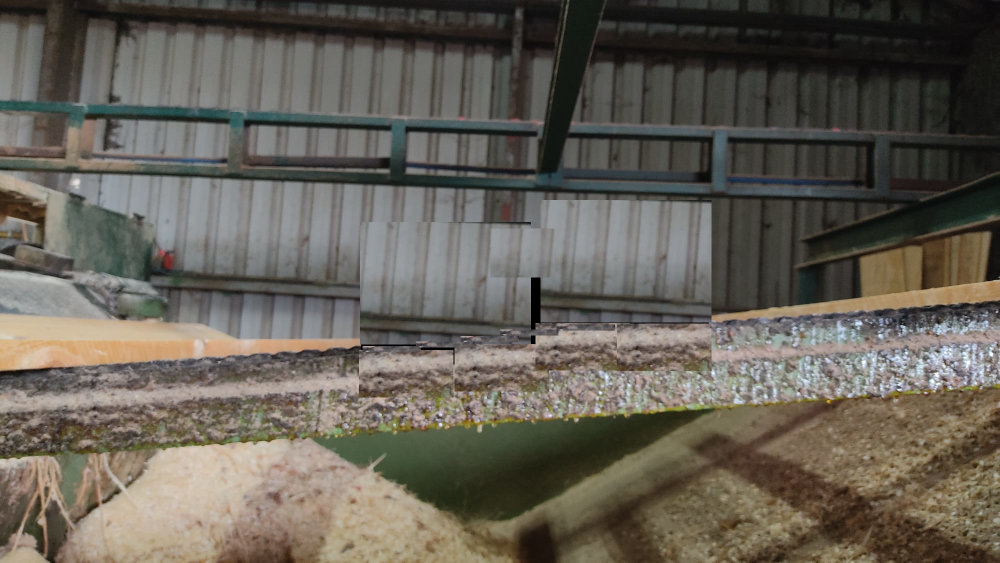
#> input picture fondo.JPG, 2000 x 1125 px (shown at 1/2 size); its folder holds only this picture in this run
$ python -i video_processing.py   (imports and definitions only)
#> lines starting #> are read from the running program, lines starting #| are printed output that depends on the picture; after the words box and inside, x2 and y2 are one past the last pixel; in counts of white or black regions, pixels touching at a corner belong together
#> further down, picture is the input picture: shape (1125, 2000, 3); mean B, G, R 86.3, 95.8, 100.9
import cv2 as cv
import numpy as np
import time
from socketio_handling import esta_conectado  # Importa cliente_conectado


# [13 lines left out: function resize_min, not called in this run]

def detectar_objetos(imagen):
    # Redimensionar ambas imágenes al tamaño mínimo
    #imagen, imagen_fondo = resize_min(imagen, imagen_fondo)

    # Convertir la imagen de BGR a HSV
    hsv = cv.cvtColor(imagen, cv.COLOR_BGR2HSV)
#> hsv: shape (1125, 2000, 3); mean H, S, V 39.5, 47.4, 102.9

    # Convertir la imagen_fondo de BGR a HSV
    #hsv_fondo = cv.cvtColor(imagen_fondo, cv.COLOR_BGR2HSV)

    # Restar la imagen_fondo de la imagen
    # hsv = cv.subtract(hsv, hsv_fondo)

    #cv.imwrite("fondorestado.png",hsv)

    # Tomar el canal de saturación
    sat = hsv[:,:,2]
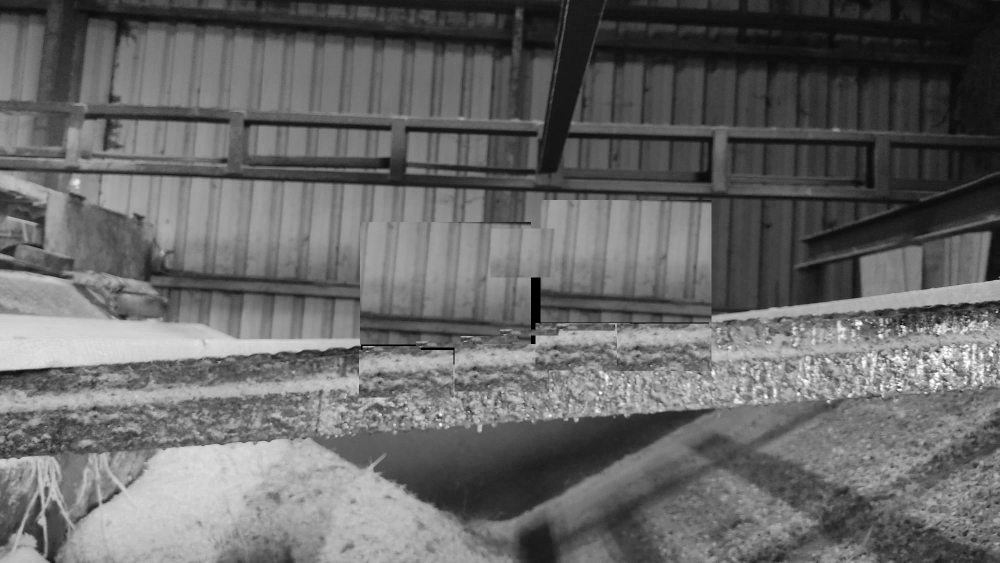
#> sat: shape (1125, 2000) (shown at 1/2 size); min 0, max 255, mean 102.9
    grises = sat

    # Aplicar un desenfoque gaussiano
    grises = cv.GaussianBlur(grises, (3,3), 0)

    # Binarizar la imagen con un umbral
    binarizacion_global = cv.threshold(grises, 200, 255, cv.THRESH_BINARY)[1]
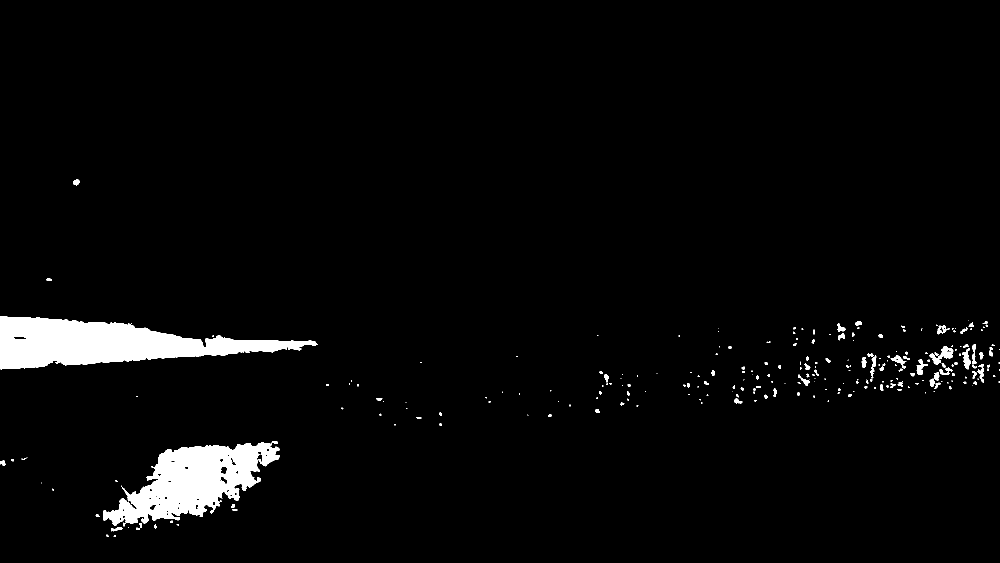
#> binarizacion_global: shape (1125, 2000) (shown at 1/2 size); 3.2% white; 256 white regions (150 under 20 px), largest, box (x1, y1, x2, y2) and area: (0, 633, 636, 739) 35423, (206, 882, 560, 1051) 29022, (1859, 692, 1907, 730) 693

    cv.imwrite("binarizada.png",binarizacion_global)
    # Dilatar y erosionar la imagen para eliminar ruido
    kernel = np.ones((3,3), np.uint8)
    dilate = cv.dilate(binarizacion_global, kernel, iterations=1)
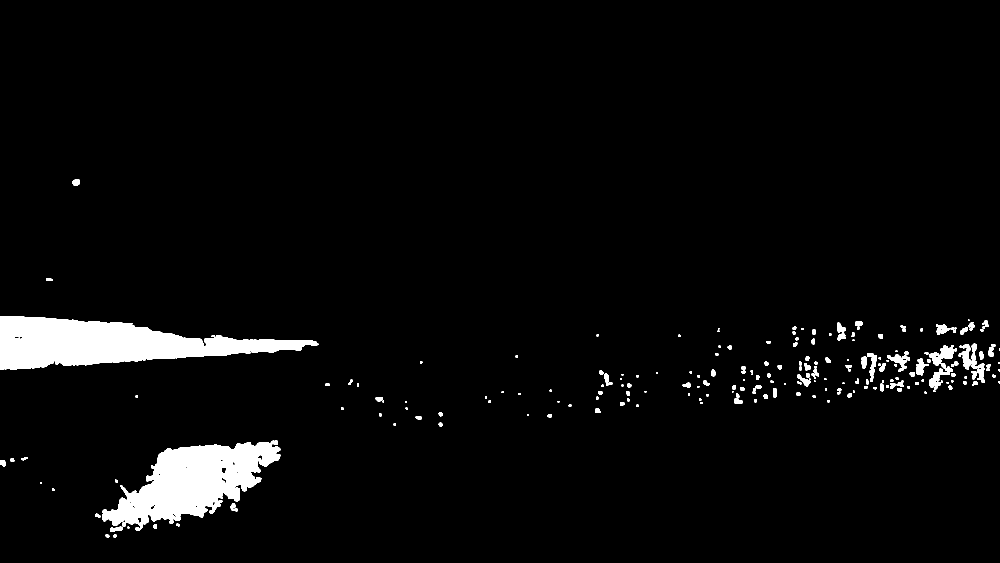
#> dilate: shape (1125, 2000) (shown at 1/2 size); 3.8% white; 206 white regions (49 under 20 px), largest, box (x1, y1, x2, y2) and area: (0, 632, 637, 740) 37142, (205, 881, 561, 1061) 31914, (1858, 690, 1908, 779) 1920

    erode = cv.erode(dilate, kernel, iterations=1)
#> erode: shape (1125, 2000); 3.3% white; 230 white regions (132 under 20 px), largest, box (x1, y1, x2, y2) and area: (0, 633, 636, 739) 35498, (206, 882, 560, 1056) 29431, (1918, 688, 1968, 765) 882
    dilate = cv.erode(erode, kernel, iterations=1)
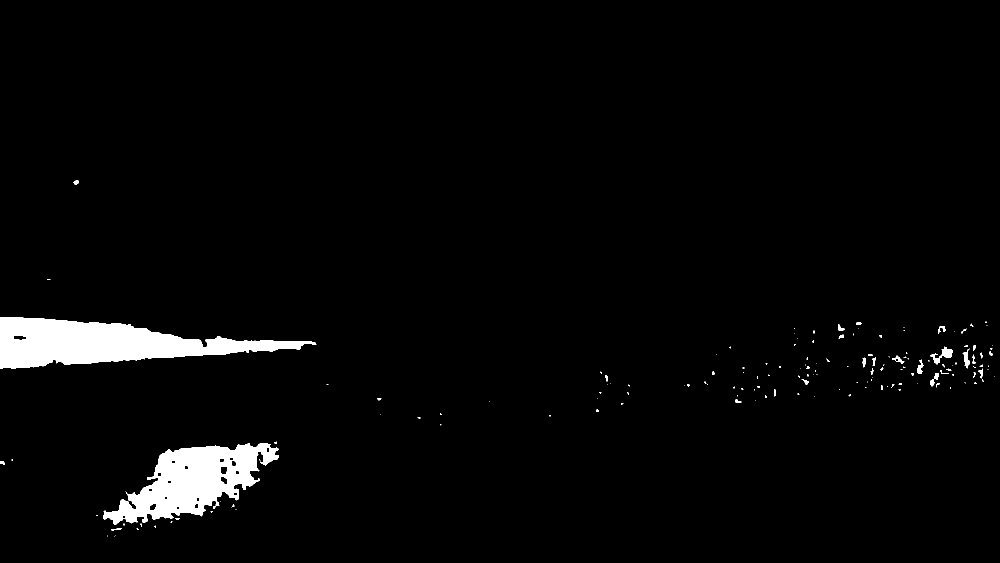
#> dilate: shape (1125, 2000) (shown at 1/2 size); 2.9% white; 158 white regions (115 under 20 px), largest, box (x1, y1, x2, y2) and area: (0, 634, 633, 738) 33860, (207, 886, 558, 1050) 26849, (1860, 693, 1905, 729) 554
    erode = cv.erode(dilate, kernel, iterations=1)
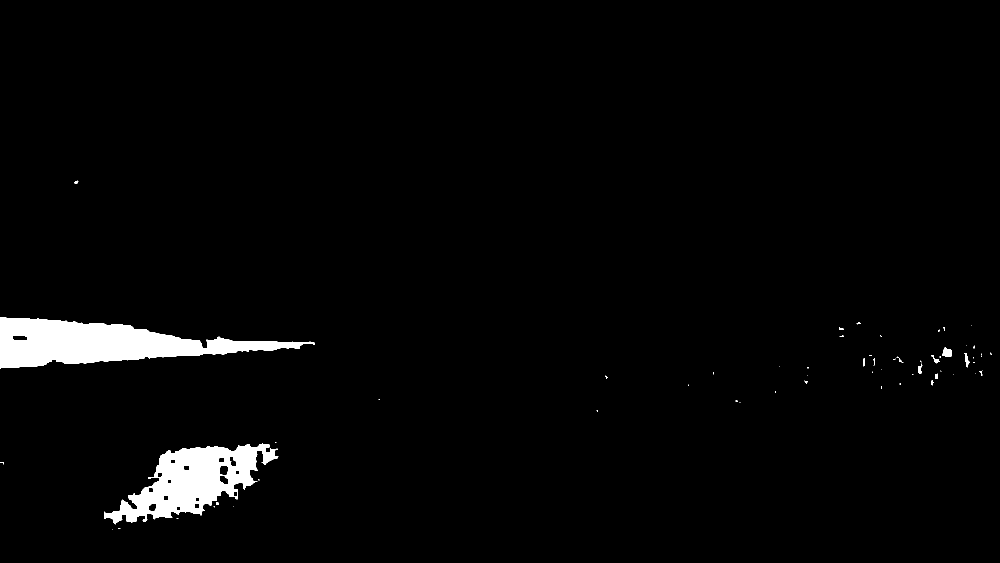
#> erode: shape (1125, 2000) (shown at 1/2 size); 2.6% white; 60 white regions (43 under 20 px), largest, box (x1, y1, x2, y2) and area: (0, 635, 630, 737) 32250, (208, 887, 557, 1049) 24493, (1884, 695, 1904, 714) 261

    # Aplicar una apertura morfológica para eliminar pequeños objetos
    kernel = cv.getStructuringElement(cv.MORPH_RECT, (13, 13))
    opening = cv.morphologyEx(erode, cv.MORPH_OPEN, kernel, iterations=4)
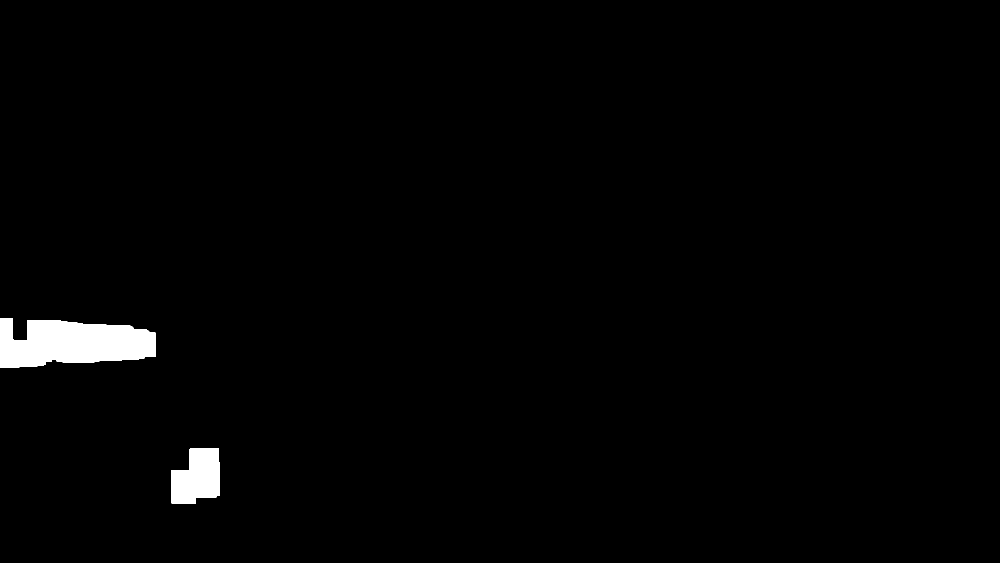
#> opening: shape (1125, 2000) (shown at 1/2 size); 1.4% white; 2 white regions

    # Encontrar contornos en la imagen
    cnts, _ = cv.findContours(opening, cv.RETR_EXTERNAL, cv.CHAIN_APPROX_SIMPLE)
#> cnts = 2 contours; box (x1, y1, x2, y2) and area: (0, 636, 311, 735) 23003, (343, 896, 440, 1007) 8362
    print('He aplicado transformaciones morfologicas a la imagen')
    return cnts

# Función para guardar medidas de los objetos detectados y enviarlas a través de socketio
# [81 lines left out: functions guardar_medidas, procesar_video, procesar_imagen, not called in this run]

def enviar_medidas(medidas, socketio):
    print('Enviando medidas al servidor nodejs')
    socketio.emit("medidas", medidas)

>>> import cv2
>>> picture = cv2.imread('fondo.JPG')
>>> result = detectar_objetos(picture)
#> result has the same summary as cnts in detectar_objetos
